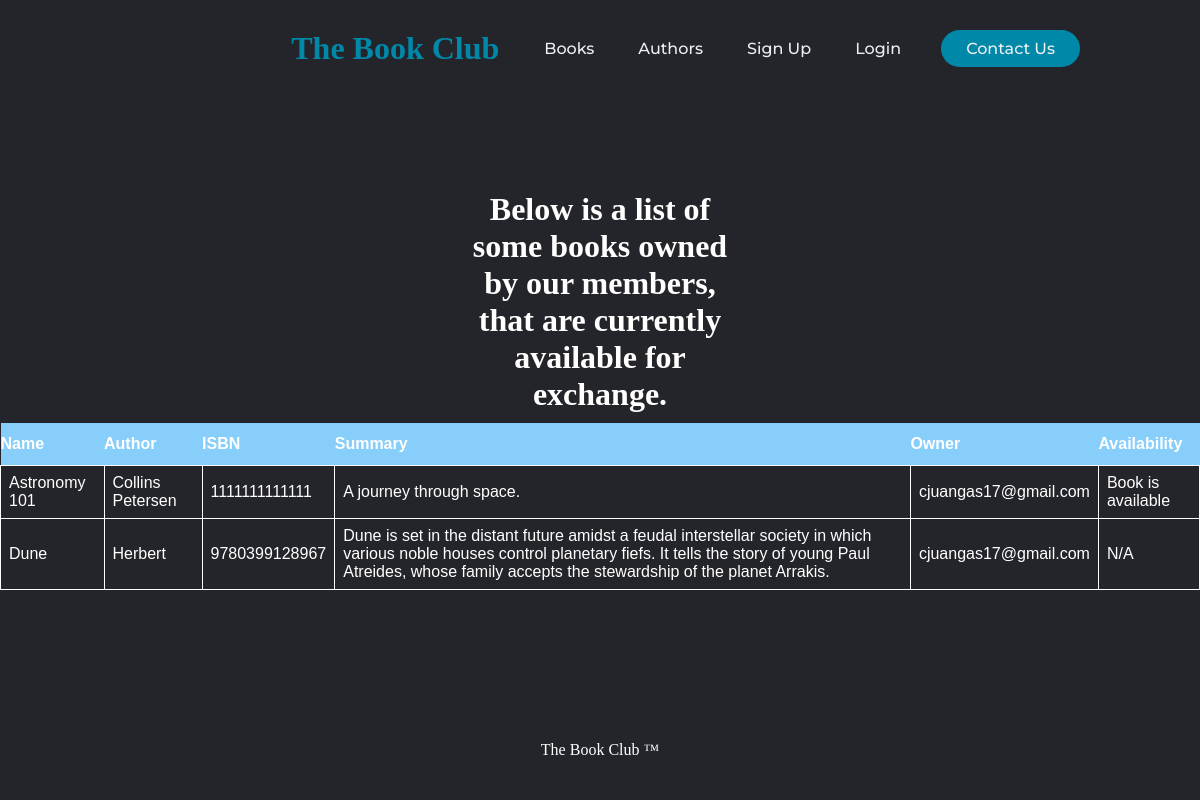
The page /books/ on the database its author committed.
### library/models.py (models this page shows, shortened)
class Book (models.Model):
    owner = models.ForeignKey ("accounts.User",
                                 related_name='owner',
                                 on_delete=models.CASCADE,
                                 default=None)
    genre = models.ForeignKey (Genre,
                               related_name='books',
                               on_delete=models.CASCADE)
    author = models.ForeignKey (Author,
                                related_name='books',
                                on_delete=models.CASCADE)
    title = models.CharField (max_length=50, db_index=True)
    summary = models.TextField (blank=True)
    price = models.DecimalField (max_digits=10, decimal_places=2)
    available = models.BooleanField (default=True)
    slug = models.SlugField (max_length=200, db_index=True)
    isbn = models.CharField(max_length=13, validators=[MinLengthValidator(13)])
    class Meta:
        ordering = ('title',)

class Author (models.Model):
    first_name = models.CharField (max_length=50, db_index=True)
    last_name = models.CharField (max_length=50, db_index=True)
    slug = models.SlugField (max_length=200, db_index=True)
    class Meta:
        ordering = ('last_name',)
        index_together = (('id', 'slug'),)
    def __str__(self):
        return self.last_name

### accounts/models.py (models this page shows)
class User (AbstractBaseUser, PermissionsMixin):
    email = models.EmailField (_ ('email address'), unique=True)
    first_name = models.CharField (max_length=20)
    last_name = models.CharField (max_length=20)
    street_num = models.CharField (max_length=20)
    state = models.CharField (max_length=2)
    zipcode = models.CharField(max_length=5, validators=[MinLengthValidator(5)])
    city = models.CharField (max_length=20)
    is_staff = models.BooleanField (default=False)
    is_active = models.BooleanField (default=True)
    date_joined = models.DateTimeField (default=timezone.now)
    favorite_books = models.ManyToManyField (Book, related_name='favorite_books', blank=True)
    favorite_genres = models.ManyToManyField (Genre, related_name='favorite_genres', blank=True)
    favorite_authors = models.ManyToManyField (Author, related_name='favorite_authors', blank=True)
    USERNAME_FIELD = 'email'
    REQUIRED_FIELDS = []
    objects = CustomUserManager ( )
    def __str__(self):
        return self.email

### library/views.py (the view)
# urls.py: path('books/', views.book_list, name='book_list'),
def book_list(request, genre_slug=None):
    genre = None
    genres = Genre.objects.all ( )
    books = Book.objects.all()
    if genre_slug:
        genre = get_object_or_404 (Genre, slug=genre_slug)
        books = books.filter (genre=genre)
    return render (request,
                   'library/books/list.html',
                   {
                       'genres': genres,
                       'genre': genre,
                       'books': books
                   })

### library/templates/library/books/list.html (shortened to what this page needs)
{% extends "home.html" %}
{% load static %}
{% block content %}
    <div class="Banner">
    <h1>Below is a list of some books owned by our members, that are currently available for exchange.</h1>
    </div>
    <table class="listings">
    <th>Name</th>
    <th>Author</th>
    <th>ISBN</th>
    <th>Summary</th>
    <th>Owner</th>
    <th>Availability</th>
    {% for b in books %}
        <tr class="bg-info">
        <td>{{ b.title }}</td>
        <td>{{ b.author }}</td>
        <td>{{ b.isbn }}</td>
        <td>{{ b.summary }}</td>
        <td>{{ b.owner }}</td>
        <td>{% if b.available is True %}
            <p>Book is available</p>
            {% else %}
            <p>N/A</p>
            {% endif %}
        </td>
        </tr>
    {% endfor %}
    </table>
{% endblock %}

### library/static/css/styles.css (style rules this page uses)
.listings { color: white; font-family: Arial, Helvetica, sans-serif; border-collapse: collapse; margin: auto; width: 100%; }
.listings td, #bookListing th { border: 1px solid white; padding: 8px; }
.listings tr:nth-child(even) { background-color: #f2f2f2; }
.listings th { padding-top: 12px; padding-bottom: 12px; text-align: left; background-color: lightskyblue; color: white; }
.Banner { color: white; margin: 7% auto auto; width: 25%; padding: 10px; text-align: center; }
* { box-sizing: border-box; margin: 0; padding: 0; background-color: #24252a; }

### rows shown on the page
Book: title "Astronomy 101", author "Collins Petersen", isbn "1111111111111", summary "A journey through space.", owner "cjuangas17@gmail.com", available "Book is available"
Book: title "Dune", author "Herbert", isbn "9780399128967", summary "Dune is set in the distant future amidst a feudal interstellar society in which various noble houses control planetary fiefs. It tells the story of young Paul Atreides, whose family accepts the stewardship of the planet Arrakis.", owner "cjuangas17@gmail.com", available "N/A"
